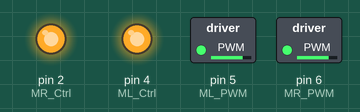
A sketch run on a simulated Arduino Uno, built with avr-gcc and run on an emulated ATmega328P. On the bench: switched loads named in the sketch (green lamp = pin HIGH), output pins drawn as LEDs (lit = HIGH).

Above: at 0.05 s.
At 2.5 s:
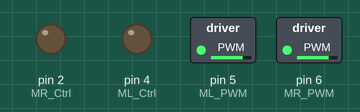
At 5.0 s:
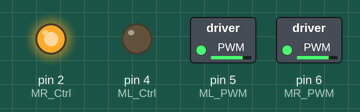
At 7.45 s:
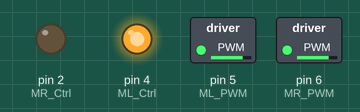
At 9.95 s:
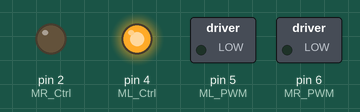
Timing chart, 0 to 13.0 s (numbered marks = the images above):
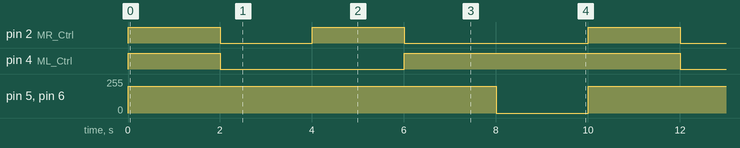

The sketch:

Project_8_Motor_Driving_and_Speed_Control.ino
```cpp
/*
 keyestudio 4wd BT Car V2.0
 lesson 8
 motor driver shield
 http://www.keyestudio.com
*/
#define ML_Ctrl 4     // define the direction control pin of B motor
#define ML_PWM 5   //define the PWM control pin of B motor
#define MR_Ctrl 2    //define direction control pin of A motor
#define MR_PWM 6 //define the PWM control pin of A motor
void setup()
{
  pinMode(ML_Ctrl, OUTPUT);//define direction control pin of B motor as output
  pinMode(ML_PWM, OUTPUT);//define PWM control pin of B motor as output
  pinMode(MR_Ctrl, OUTPUT);//define direction control pin of A motor as output.
  pinMode(MR_PWM, OUTPUT);//define the PWM control pin of A motor as output
}
void loop()
{
digitalWrite(ML_Ctrl,HIGH);//set the direction control pin of B motor to HIGH
  analogWrite(ML_PWM,200);//set the PWM control speed of B motor to 200
  digitalWrite(MR_Ctrl,HIGH);//set the direction control pin of A motor to HIGH
  analogWrite(MR_PWM,200);//set the PWM control speed of A motor to 200

  //front
  delay(2000);//delay in 2s
  digitalWrite(ML_Ctrl,LOW);//set the direction control pin of B motor to LOW

  analogWrite(ML_PWM,200);//set the PWM control speed of B motor to 200
  digitalWrite(MR_Ctrl,LOW);//set the direction control pin of A motor to LOW
  analogWrite(MR_PWM,200);//set the PWM control speed of A motor to 200
   //back
  delay(2000);//delay in 2s
  digitalWrite(ML_Ctrl,LOW);//set the direction control pin of B motor to LOW
  analogWrite(ML_PWM,200);//set the PWM control speed of B motor to 200
  digitalWrite(MR_Ctrl,HIGH);//set the direction control pin of A motor to HIGH
  analogWrite(MR_PWM,200);// set the PWM control speed of A motor to 200

    //left
  delay(2000);//delay in 2s
  digitalWrite(ML_Ctrl,HIGH);//set the direction control pin of B motor to HIGH
  analogWrite(ML_PWM,200);//set the PWM control speed of B motor to 200
  digitalWrite(MR_Ctrl,LOW);// set the direction control pin of A motor to LOW
  analogWrite(MR_PWM,200);//set the PWM control speed of A motor to 200

   //right
  delay(2000);//delay in 2s
  analogWrite(ML_PWM,0);//set the PWM control speed of B motor to 0
  analogWrite(MR_PWM,0);//set the PWM control speed of A motor to 0

    //stop
  delay(2000);//delay in 2s
}//*************************************************************************
```

Measured:
- by itself, pin 2 (MR_Ctrl): repeats every 10.0 s: LOW 2.0 s, HIGH 2.0 s, LOW 4.0 s, HIGH 2.0 s
- by itself, pin 4 (ML_Ctrl): repeats every 10.0 s: LOW 4.0 s, HIGH 6.0 s
- by itself, pin 5 (ML_PWM), pin 6 (MR_PWM): alternates 200/255 for 8.0 s and 0/255 for 2.0 s
